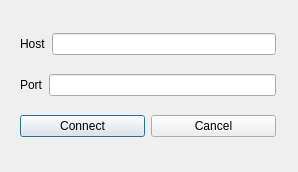
<?xml version="1.0" encoding="UTF-8"?>
<ui version="4.0">
 <class>ConnectionDialog</class>
 <widget class="QDialog" name="ConnectionDialog">
  <property name="geometry">
   <rect>
    <x>0</x>
    <y>0</y>
    <width>298</width>
    <height>172</height>
   </rect>
  </property>
  <property name="windowTitle">
   <string>Dialog</string>
  </property>
  <widget class="QWidget" name="verticalLayoutWidget">
   <property name="geometry">
    <rect>
     <x>20</x>
     <y>20</y>
     <width>256</width>
     <height>131</height>
    </rect>
   </property>
   <layout class="QVBoxLayout" name="verticalLayout">
    <item>
     <layout class="QHBoxLayout" name="horizontalLayout">
      <item>
       <widget class="QLabel" name="label_2">
        <property name="text">
         <string>Host</string>
        </property>
       </widget>
      </item>
      <item>
       <widget class="QLineEdit" name="hostEdit"/>
      </item>
     </layout>
    </item>
    <item>
     <layout class="QHBoxLayout" name="horizontalLayout_2">
      <item>
       <widget class="QLabel" name="label">
        <property name="text">
         <string>Port</string>
        </property>
       </widget>
      </item>
      <item>
       <widget class="QLineEdit" name="portEdit"/>
      </item>
     </layout>
    </item>
    <item>
     <layout class="QHBoxLayout" name="horizontalLayout_3">
      <item>
       <widget class="QPushButton" name="connectButton">
        <property name="text">
         <string>Connect</string>
        </property>
       </widget>
      </item>
      <item>
       <widget class="QPushButton" name="cancelButton">
        <property name="text">
         <string>Cancel</string>
        </property>
       </widget>
      </item>
     </layout>
    </item>
   </layout>
  </widget>
 </widget>
 <resources/>
 <connections/>
</ui>
